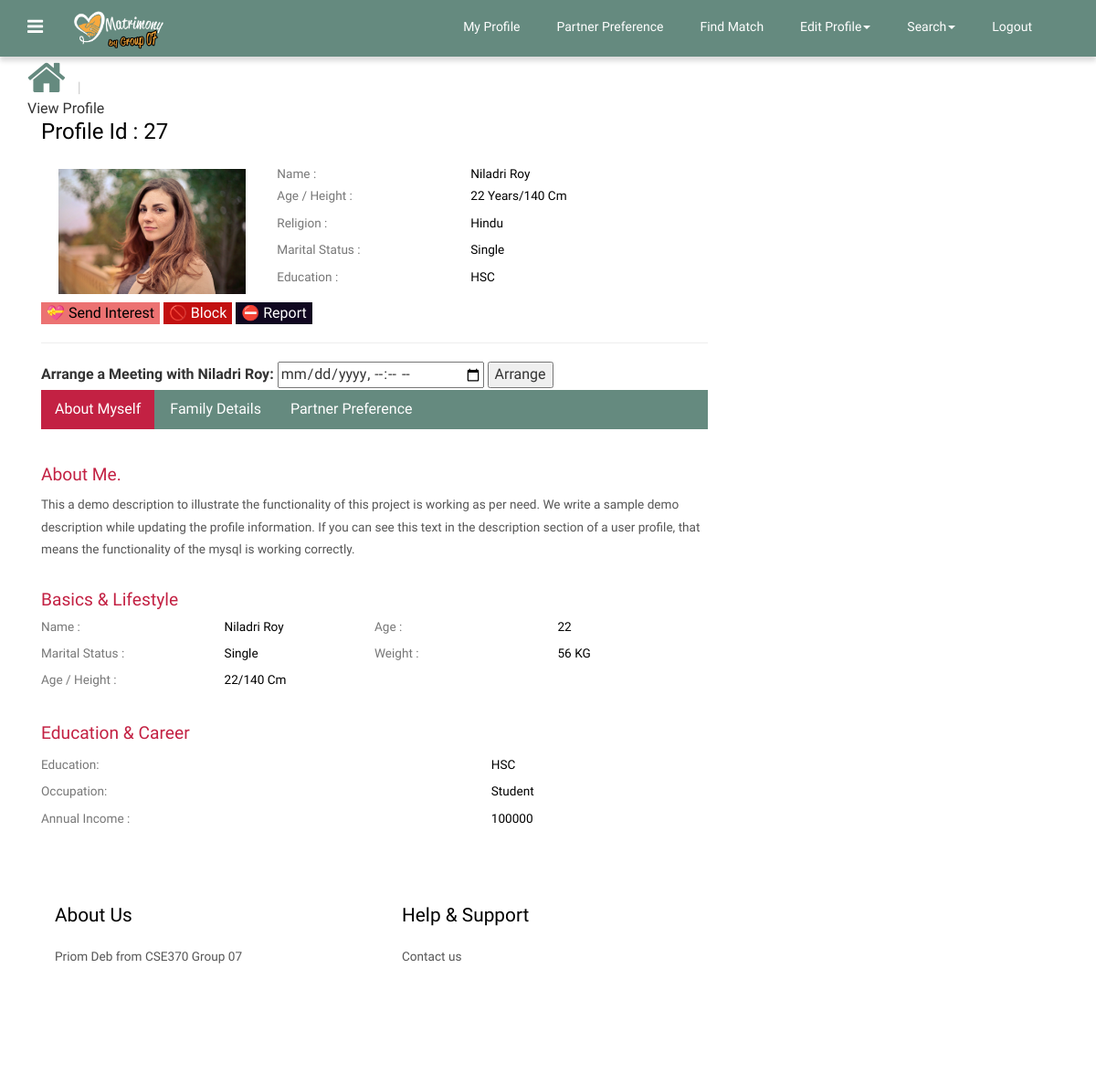
Screenshot of /visit_other.php?other_id=27&logged_user_id=15 (signed in) with the database file from the repository.
### tables this page shows
CREATE TABLE `user_pictures` (
  `id` int(10) NOT NULL,
  `user_id` int(10) NOT NULL,
  `picture_1` varchar(100) NOT NULL,
  `picture_2` varchar(100) NOT NULL,
  `picture_3` varchar(100) NOT NULL,
  `picture_4` varchar(100) NOT NULL
);

CREATE TABLE `user_information` (
  `id` int(10) NOT NULL,
  `user_id` int(5) NOT NULL,
  `email` varchar(60) NOT NULL,
  `age` varchar(10) NOT NULL,
  `height` int(10) NOT NULL,
  `sex` varchar(6) NOT NULL,
  `religion` varchar(20) NOT NULL,
  `district` varchar(20) NOT NULL,
  `division` varchar(20) NOT NULL,
  `country` varchar(10) NOT NULL,
  `marital_status` varchar(20) NOT NULL,
  `education` text NOT NULL,
  `full_name` text NOT NULL,
  `weight` int(5) NOT NULL,
  `blood_group` varchar(5) NOT NULL,
  `date_of_birth` date NOT NULL,
  `occupation` text NOT NULL,
  `annual_income` varchar(20) NOT NULL,
  `father_name_and_occupation` varchar(100) NOT NULL,
  `mother_name_and_occupation` varchar(100) NOT NULL,
  `brothers_number` int(5) NOT NULL,
  `sisters_number` int(5) NOT NULL,
  `about_me` text NOT NULL,
  `information_updated_date` date NOT NULL
);

### visit_other.php (the view, shortened to what this page needs)
<?php
include("core_methods.php");
include("includes/connect_database.php");
?>
<?php
$id=$_GET['other_id'];
$logged_user_id = $_GET['logged_user_id'];
$profileid=$id;
$sql="SELECT * FROM user_information WHERE user_id = $id";
$result = mysqli_query($connect, $sql);
if($result){
$row=mysqli_fetch_assoc($result);
$age=$row['age'];
$height=$row['height'];
$religion=$row['religion'];
$maritalStatus=$row['marital_status'];
$education=$row['education'];
$fullName=$row['full_name'];
$weight=$row['weight'];
$occupation=$row['occupation'];
$annualIncome=$row['annual_income'];
$aboutMe=$row['about_me'];
$picture_1="";
$sql2="SELECT * FROM user_pictures WHERE user_id = $profileid";
$result2 = mysqli_query($connect, $sql2);
if($result2){
	$row2=mysqli_fetch_array($result2);
	$picture_1=$row2['picture_1'];
}
}else{
	echo "<script>alert(\"Invalid Profile ID\")</script>";
}
?>
<!DOCTYPE HTML>
<html>
<head>
<link href="css/bootstrap-3.1.1.min.css" rel='stylesheet' type='text/css' />
<link href="css/style.css" rel='stylesheet' type='text/css' />
<link href="css/font-awesome.css" rel="stylesheet">
<html>
</head>
<body>
 <?php
 include("includes/user_nav_bar.php");
 ?>
<div class="grid_3">
  <div class="container">
   <div class="breadcrumb1">
     <ul>
        <a href=""><i class="fa fa-home home_1"></i></a>
        <span class="divider">&nbsp;|&nbsp;</span>
        <li class="current-page">View Profile</li>
     </ul>
   </div>
   <div class="profile">
   	 <div class="col-md-8 profile_left">
   	 	<h2>Profile Id : <?php echo $profileid;?></h2>
   	 	<div class="col_3">
   	        <div class="col-sm-4 row_2">
				<div class="flexslider">
					 <ul class="slides">
						<li data-thumb="User_Profiles/<?php echo $profileid;?>/<?php echo $picture_1;?>">
							<img src="User_Profiles/<?php echo $profileid;?>/<?php echo $picture_1;?>" />
						</li>
					 </ul>
				  </div>
			</div>
			<div class="col-sm-8 row_1">
				<table class="table_working_hours">
		        	<tbody>
		        		<tr class="opened_1">
							<td class="day_label">Name :</td>
							<td class="day_value"><?php echo $fullName  ?></td>
						</tr><tr class="opened_1">
							<td class="day_label">Age / Height :</td>
							<td class="day_value"><?php echo $age . " Years"; ?>/<?php echo $height . " Cm";?> </td>
						</tr>
					  	<tr class="opened">
							<td class="day_label">Religion :</td>
							<td class="day_value"><?php echo $religion;?></td>
						</tr>
					    <tr class="opened">
							<td class="day_label">Marital Status :</td>
							<td class="day_value"><?php echo $maritalStatus;?></td>
						</tr>
					    <tr class="closed">
							<td class="day_label">Education :</td>
							<td class="day_value closed"><span><?php echo $education;?></span></td>
						</tr>
				    </tbody>
				</table>
				</div>
			<div class="clearfix"> </div>
		</div>
<div>
<?php
$other_user_id = $_GET['other_id'];
?>
		<a href='send_interest.php?other_id=<?php echo $other_user_id ?>&logged_user_id=<?php echo $logged_user_id;?>'><button style="background-color:#EC7272; border:none; color: #000000;">💝 Send Interest</button> </a>
		<a href='block.php?other_id=<?php echo $other_user_id ?>&logged_user_id=<?php echo $logged_user_id;?>'><button style="background-color:#C21010; border:none; color: #ffffff;">🚫 Block</button> </a>
		<a href='report.php?other_id=<?php echo $other_user_id ?>&logged_user_id=<?php echo $logged_user_id;?>'><button style="background-color:#100720; border:none; color: #ffffff;">⛔ Report</button> </a>
<hr>
</div>
<form action="arrange_meeting.php" method="POST">
  <label for="birthdaytime">Arrange a Meeting with <?php echo $fullName ?>:</label>
  <input type="datetime-local" id="meeting_date_time" name="meeting_date_time">
  <input type="submit" value="Arrange">
</form>
		<div class="col_4">
		    <div class="bs-example bs-example-tabs" role="tabpanel" data-example-id="togglable-tabs">
			   <ul id="myTab" class="nav nav-tabs nav-tabs1" role="tablist">
				  <li role="presentation" class="active"><a href="#home" id="home-tab" role="tab" data-toggle="tab" aria-controls="home" aria-expanded="true">About Myself</a></li>
				  <li role="presentation"><a href="#profile" role="tab" id="profile-tab" data-toggle="tab" aria-controls="profile">Family Details</a></li>
				  <li role="presentation"><a href="#profile1" role="tab" id="profile-tab1" data-toggle="tab" aria-controls="profile1">Partner Preference</a></li>
			   </ul>
			   <div id="myTabContent" class="tab-content">
				  <div role="tabpanel" class="tab-pane fade in active" id="home" aria-labelledby="home-tab">
				    <div class="tab_box">
				    	<h1>About Me.</h1>
				    	<p><?php echo $aboutMe; ?></p>
				    </div>
				    <div class="basic_1">
				    	<h3>Basics &amp; Lifestyle</h3>
				    	<div class="col-md-6 basic_1-left">
				    	  <table class="table_working_hours">
				        	<tbody>
				        		<tr class="opened_1">
									<td class="day_label">Name :</td>
									<td class="day_value"><?php echo $fullName ?></td>
								</tr>
							    <tr class="opened">
									<td class="day_label">Marital Status :</td>
									<td class="day_value"><?php echo $maritalStatus;?></td>
								</tr>
							    <tr class="opened">
									<td class="day_label">Age / Height :</td>
									<td class="day_value"><?php echo $age; ?>/<?php echo $height;?> cm</td>
								</tr>
						    </tbody>
				          </table>
				         </div>
				         <div class="col-md-6 basic_1-left">
				          <table class="table_working_hours">
				        	<tbody>
				        		<tr class="opened_1">
									<td class="day_label">Age :</td>
									<td class="day_value"><?php echo $age;?></td>
								</tr>
							    <tr class="opened">
									<td class="day_label">Weight :</td>
									<td class="day_value"><?php echo $weight;?> KG</td>
								</tr>
						    </tbody>
				        </table>
				        </div>
				        <div class="clearfix"> </div>
				    </div>
				    <div class="basic_1 basic_2">
				    	<h3>Education & Career</h3>
				    	<div class="basic_1-left">
				    	  <table class="table_working_hours">
				        	<tbody>
				        		<tr class="opened">
									<td class="day_label">Education:</td>
									<td class="day_value"><?php echo $education;?></td>
								</tr>
							    <tr class="opened">
									<td class="day_label">Occupation:</td>
									<td class="day_value closed"><span><?php echo $occupation;?></span></td>
								</tr>
							    <tr class="opened">
									<td class="day_label">Annual Income :</td>
									<td class="day_value closed"><span><?php echo $annualIncome;?></span></td>
								</tr>
							 </tbody>
				          </table>
				         </div>
				    </div>
				  </div>
		     </div>
		  </div>
	   </div>
   	 </div>
<div class="clearfix"> </div>
<?php
include("footer.php");
?>
<link rel="stylesheet" href="css/flexslider.css" type="text/css" media="screen" />
</body>
</html>

### css/style.css (style rules this page uses)
h4, h5, h6, h1, h2, h3 { margin-top: 0; }
ul, ol { margin: 0; }
p { margin: 0; }
html, body { font-family: 'Ubuntu', sans-serif; font-size: 100%; background: #fff; }
body a { transition: 0.5s all; -webkit-transition: 0.5s all; -moz-transition: 0.5s all; -o-transition: 0.5s all; -ms-transition: 0.5s all; }
i.home_1 { color: #658a7f; font-size: 45px; }
span.divider { padding: 0 5px; color: #ccc; }
.profile_left h2 { color: #000; font-size: 1.5em; margin-bottom: 1em; font-family: 'Oswald', sans-serif; }
table.table_working_hours { width: 100%; }
.table_working_hours tr { border: 0; }
td.day_label { color: #777; padding: 5px 0; }
.table_working_hours tr { color: #000; font-size: 0.85em; text-transform: capitalize; }
.table_working_hours tr.opened_1 td { padding: 0 0 5px; }
.nav-tabs1 { display: inline-block; border-bottom: none; font-weight: 500; background-color: #658a7f; width: 100%; padding: 0; margin-bottom: 2em; }
.nav-tabs1>li.active>a, .nav-tabs1>li.active>a:focus, .nav-tabs1>li.active>a:hover { color: #fff; background-color: #c32143; border: none; }
.nav-tabs1>li { margin-bottom: 0; }
a#profile-tab, a#home-tab, a#profile-tab1 { color: #fff; }
.tab_box { margin-bottom: 2em; }
.tab_box h1 { color: #c32143; font-size: 1.2em; }
.tab_box p { color: #555; font-size: 0.85em; line-height: 1.8em; }
.basic_1-left { padding-left: 0; }
.basic_1 { margin-bottom: 2em; }
.basic_1 h3 { color: #c32143; font-size: 1.2em; }
.basic_2 { margin-bottom: 0; }
ul { padding: 0; list-style: none; }
.headings h1, h2, h3, h4, h5, h6 { font-weight: 400; }

### css/navstyle.css (style rules this page uses)
.nav-tabs > li > a, .nav-tabs > li > a:hover, .nav-tabs > li > a:focus, .nav-tabs > li.active > a, .nav-tabs > li.active > a:hover, .nav-tabs > li.active > a:focus { border: none; border-radius: 0; }

### css/flexslider.css (style rules this page uses)
.slides, .slides > li, .flex-control-nav, .flex-direction-nav { margin: 0; padding: 0; list-style: none; }
.flexslider { margin: 0; padding: 0; }
.flexslider .slides > li { display: none; -webkit-backface-visibility: hidden; }
.flexslider .slides img { width: 100%; display: block; }
.flexslider .slides:after { content: "\0020"; display: block; clear: both; visibility: hidden; line-height: 0; height: 0; }
.flexslider { background: #ffffff; border: 4px solid #ffffff; position: relative; zoom: 1; }
.flexslider .slides { zoom: 1; }
.flexslider .slides img { height: auto; }

### rows the page displays
user_pictures: picture_1 (picture)
user_information: full_name "Niladri Roy", age "22", height "140", religion "Hindu", marital_status "Single", education "HSC", about_me "This a demo description to illustrate the functionality of this project is working as per need. We write a sample demo description while updating the profile information. If you can see this text in the description section of a user profile, that means the functionality of the mysql is working correctly.", weight "56", occupation "Student", annual_income "100000"

### other values shown
$profileid "27"
